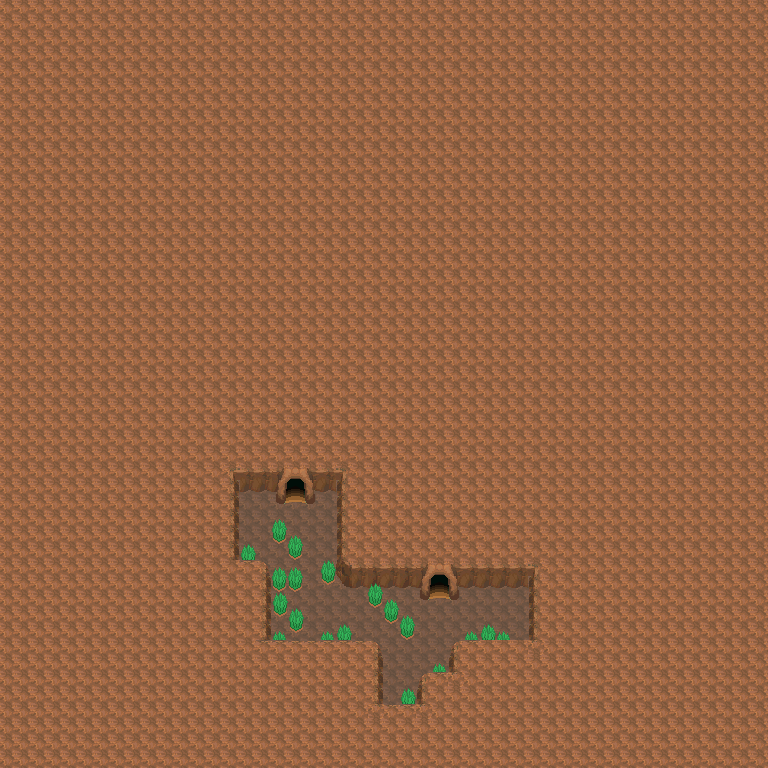

This is a level from a 2D game, rendered from its Tiled map with the project's own tilesets. A one-line summary and the map file follow, with tile-layer data summarised:
An orthogonal 48x48 tile map with 16x16 px tiles, 4 tile layers (Base, Base2, Collision, Above).

<map version="1.0" orientation="orthogonal" width="48" height="48" tilewidth="16" tileheight="16">
 <tileset firstgid="1" name="edited_tiles" tilewidth="16" tileheight="16">
  <image source="edited_tiles.png" trans="ffffff" />
 </tileset>
 <layer name="Base" width="48" height="48">
  <data>[2304 cells, 2304 non-empty, 2 distinct tile ids]</data>
 </layer>
 <layer name="Base2" width="48" height="48">
  <data>[2304 cells, 24 non-empty, 8 distinct tile ids]</data>
 </layer>
 <layer name="Collision" width="48" height="48">
  <data>[2304 cells, 2224 non-empty, 27 distinct tile ids]</data>
 </layer>
 <layer name="Above" width="48" height="48">
  <data>[2304 cells, 25 non-empty, 5 distinct tile ids]</data>
 </layer>
</map>
